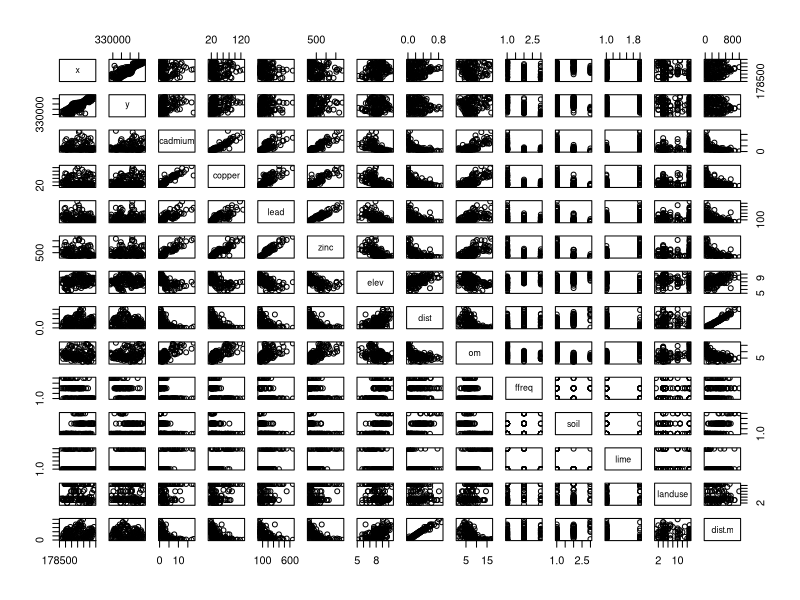
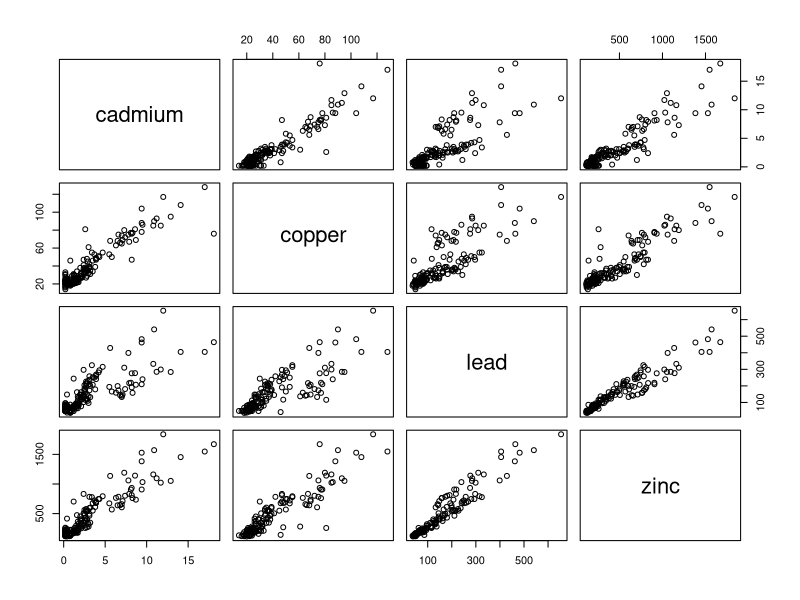

Here is the R script that generated these plots, in order:
#lecture 2 on ecological variables

install.packages("sp")
library(sp)
data(meuse)
pairs(meuse)
pairs(meuse[,3:6])  #start show only column 3 to 6 of a data set
